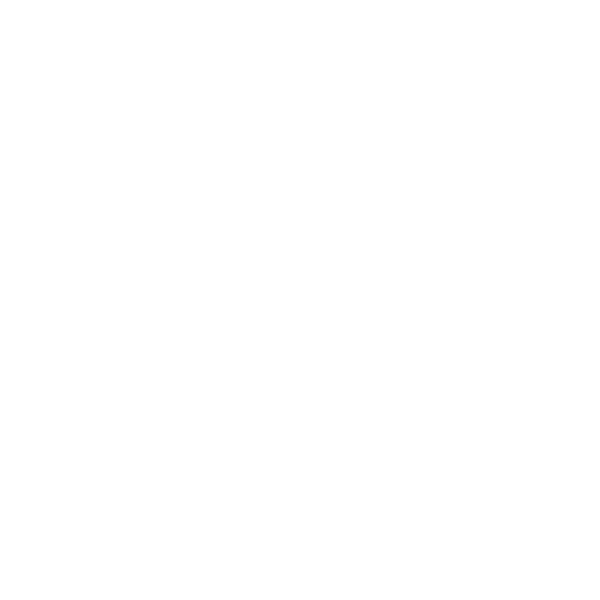
Frame 1 (no input)
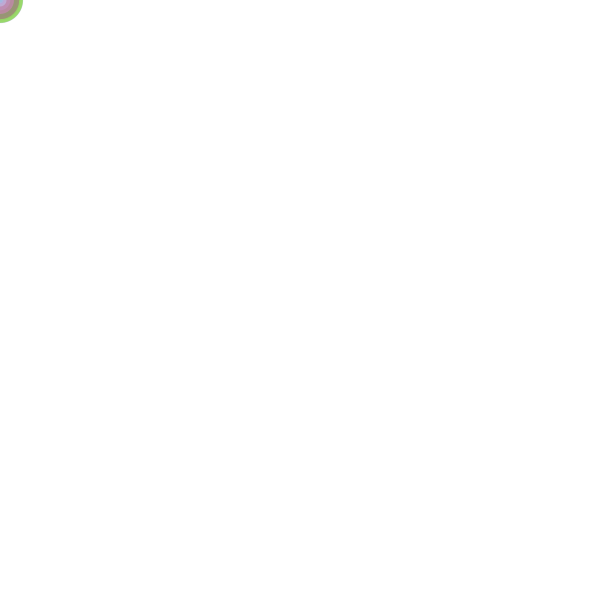
Frame 60 (the mouse pressed at the canvas centre just before this capture)
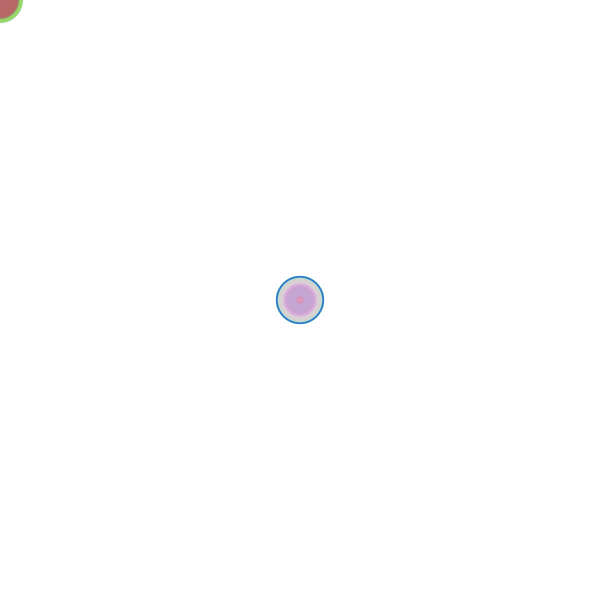
Frame 120 (the mouse held since frame 60 and released just before this capture)

The Processing sketch that drew these frames (run headless with seeded random() and noise(); from frame 60 on, the mouse is pressed at the canvas centre):

// Processing sketch: processing_109061
// ── processing_109061.pde

void setup(){
  size(600,600);
  frameRate(6);
  smooth();
  background(255);
  noStroke();
}


void mouseClicked() { //the below function will stop once the mouse is pressed
  noLoop();
}


void draw(){
  
  float w; //the diameter of ellipse
  float r;
  float g;
  float b;
  float a;
  w=random(50);
  r=random(255);
  g=random(255);
  b=random(255);
  a=random(255);
  
  
  ellipse(pmouseX,pmouseY,w,w);
  

  fill(r,g,b,a);
  
}
